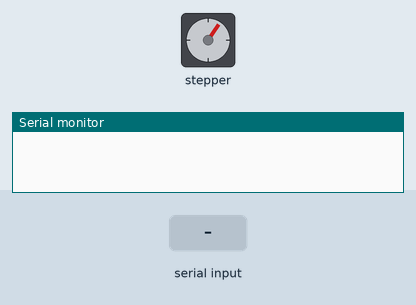
Recording of a sketch running on a simulated Arduino Uno, built with avr-gcc and run on an emulated ATmega328P. Parts: stepper motor, the last lines printed to the serial monitor. The test bench sets the inputs (shaded band). Stepper angles assume 2048 steps per turn.

Above: at 1.2 s.
1.3 s: "0" received over Serial
At 1.9 s:
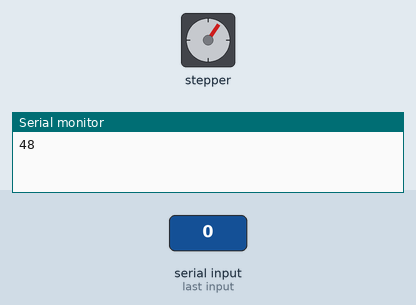
3.1 s: byte 1 (1) received over Serial
At 4.9 s:
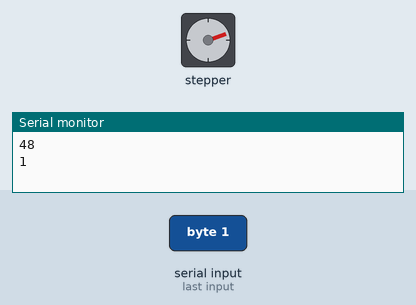
At 6.5 s:
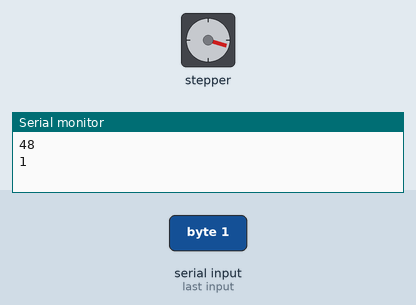
Timing chart, 0 to 21.1 s (numbered marks = the images above; inputs shaded):
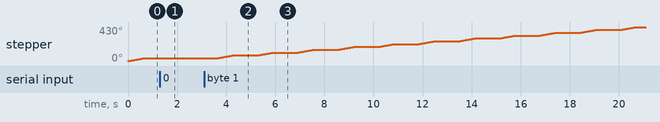

The sketch:

sketch_practice_02_03.ino
```cpp
#include <Stepper.h>

/*-----( Declare Constants, Pin Numbers )-----*/
//---( Number of steps per revolution of INTERNAL motor in 4-step mode )---
#define STEPS_PER_MOTOR_REVOLUTION 32

//---( Steps per OUTPUT SHAFT of gear reduction )---
#define STEPS_PER_OUTPUT_REVOLUTION 32 * 64  //2048


/*-----( Declare objects )-----*/
// create an instance of the stepper class, specifying
// the number of steps of the motor and the pins it's
// attached to

//The pin connections need to be 4 pins connected
// to Motor Driver In1, In2, In3, In4  and then the pins entered
// here in the sequence 1-3-2-4 for proper sequencing
Stepper small_stepper(STEPS_PER_MOTOR_REVOLUTION, 8, 9, 10, 11);
int received;
/*-----( Declare Variables )-----*/
int  Steps2Take;
int work = 1;
void setup()   /*----( SETUP: RUNS ONCE )----*/
{
  Serial.begin(9600);
}/*--(end setup )---*/

void loop()   /*----( LOOP: RUNS CONSTANTLY )----*/
{
  if (Serial.available() > 0)
  {
    // read the incoming byte:
    received = Serial.read();
    Serial.println(received, DEC);
    switch(received)
    {
      case '0': case 0:
      {
        work = 0;
      }break;
      case '1': case 1:
      {
        work = 1;
      }break;
    }
   }
  if(work)
  {
    Steps2Take  =  STEPS_PER_OUTPUT_REVOLUTION/10;  // Rotate CCW 1 turn
    small_stepper.setSpeed(600);  // 700 a good max speed??
    small_stepper.step(Steps2Take);
  }
  delay(1000);

}/* --(end main loop )-- */

/* ( THE END ) */
```

Measured:
- after the input at 1.3 s, stepper: stops changing and stays 35°
- after the input at 3.1 s, stepper: turns 36° clockwise in 0.64 s, repeating every 1.6 s
- by itself, stepper: turns 35° clockwise in 0.62 s
